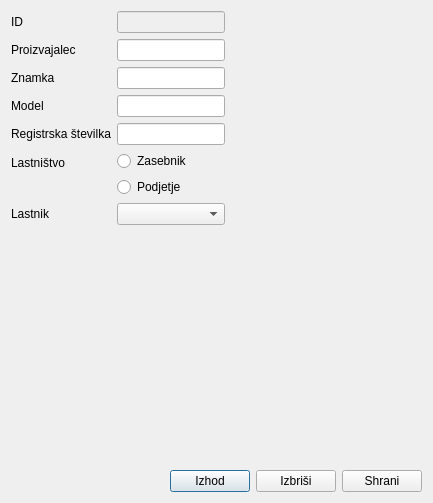
<?xml version="1.0" encoding="UTF-8"?>
<ui version="4.0">
 <class>avtomobili</class>
 <widget class="QDialog" name="avtomobili">
  <property name="windowModality">
   <enum>Qt::ApplicationModal</enum>
  </property>
  <property name="geometry">
   <rect>
    <x>0</x>
    <y>0</y>
    <width>433</width>
    <height>503</height>
   </rect>
  </property>
  <property name="windowTitle">
   <string>Vnos avtomobila</string>
  </property>
  <layout class="QVBoxLayout" name="verticalLayout_2">
   <item>
    <layout class="QHBoxLayout" name="horizontalLayout_2">
     <item>
      <layout class="QFormLayout" name="formLayout">
       <item row="0" column="0">
        <widget class="QLabel" name="label">
         <property name="text">
          <string>ID</string>
         </property>
        </widget>
       </item>
       <item row="1" column="0">
        <widget class="QLabel" name="label_2">
         <property name="text">
          <string>Proizvajalec</string>
         </property>
        </widget>
       </item>
       <item row="2" column="0">
        <widget class="QLabel" name="label_3">
         <property name="text">
          <string>Znamka</string>
         </property>
        </widget>
       </item>
       <item row="3" column="0">
        <widget class="QLabel" name="label_4">
         <property name="text">
          <string>Model</string>
         </property>
        </widget>
       </item>
       <item row="0" column="1">
        <widget class="QLineEdit" name="txt_id">
         <property name="enabled">
          <bool>false</bool>
         </property>
        </widget>
       </item>
       <item row="1" column="1">
        <widget class="QLineEdit" name="txt_proizvajalec"/>
       </item>
       <item row="2" column="1">
        <widget class="QLineEdit" name="txt_znamka"/>
       </item>
       <item row="3" column="1">
        <widget class="QLineEdit" name="txt_model"/>
       </item>
       <item row="4" column="0">
        <widget class="QLabel" name="label_5">
         <property name="text">
          <string>Registrska številka</string>
         </property>
        </widget>
       </item>
       <item row="5" column="0">
        <widget class="QLabel" name="label_6">
         <property name="text">
          <string>Lastništvo</string>
         </property>
        </widget>
       </item>
       <item row="6" column="0">
        <widget class="QLabel" name="label_7">
         <property name="text">
          <string>Lastnik</string>
         </property>
        </widget>
       </item>
       <item row="4" column="1">
        <widget class="QLineEdit" name="txt_registrska_stevilka"/>
       </item>
       <item row="6" column="1">
        <widget class="QComboBox" name="txt_lastnik"/>
       </item>
       <item row="5" column="1">
        <layout class="QVBoxLayout" name="verticalLayout">
         <item>
          <widget class="QRadioButton" name="rb_zasebnik">
           <property name="text">
            <string>Zasebnik</string>
           </property>
          </widget>
         </item>
         <item>
          <widget class="QRadioButton" name="rb_podjetje">
           <property name="text">
            <string>Podjetje</string>
           </property>
          </widget>
         </item>
        </layout>
       </item>
      </layout>
     </item>
     <item>
      <spacer name="horizontalSpacer_2">
       <property name="orientation">
        <enum>Qt::Horizontal</enum>
       </property>
       <property name="sizeHint" stdset="0">
        <size>
         <width>40</width>
         <height>20</height>
        </size>
       </property>
      </spacer>
     </item>
    </layout>
   </item>
   <item>
    <spacer name="verticalSpacer">
     <property name="orientation">
      <enum>Qt::Vertical</enum>
     </property>
     <property name="sizeHint" stdset="0">
      <size>
       <width>20</width>
       <height>211</height>
      </size>
     </property>
    </spacer>
   </item>
   <item>
    <layout class="QHBoxLayout" name="horizontalLayout">
     <item>
      <spacer name="horizontalSpacer">
       <property name="orientation">
        <enum>Qt::Horizontal</enum>
       </property>
       <property name="sizeHint" stdset="0">
        <size>
         <width>40</width>
         <height>20</height>
        </size>
       </property>
      </spacer>
     </item>
     <item>
      <widget class="QPushButton" name="btn_izhod">
       <property name="text">
        <string>Izhod</string>
       </property>
      </widget>
     </item>
     <item>
      <widget class="QPushButton" name="btn_izbrisi">
       <property name="text">
        <string>Izbriši</string>
       </property>
      </widget>
     </item>
     <item>
      <widget class="QPushButton" name="btn_shrani">
       <property name="text">
        <string>Shrani</string>
       </property>
      </widget>
     </item>
    </layout>
   </item>
  </layout>
 </widget>
 <resources/>
 <connections/>
</ui>
